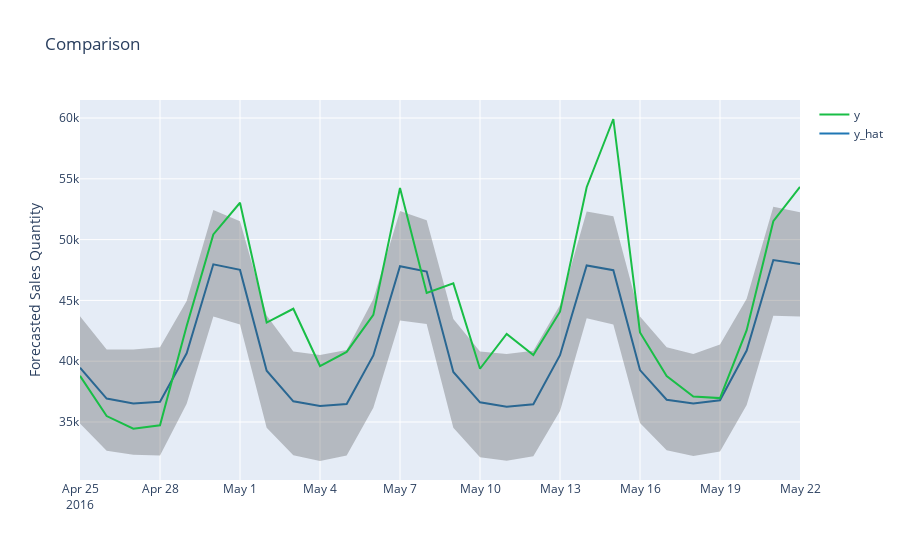

The notebook cell saved with this chart:
### Code cell
plot_forecast(x, y_hat, y_hat_lower, y_hat_upper,y)
